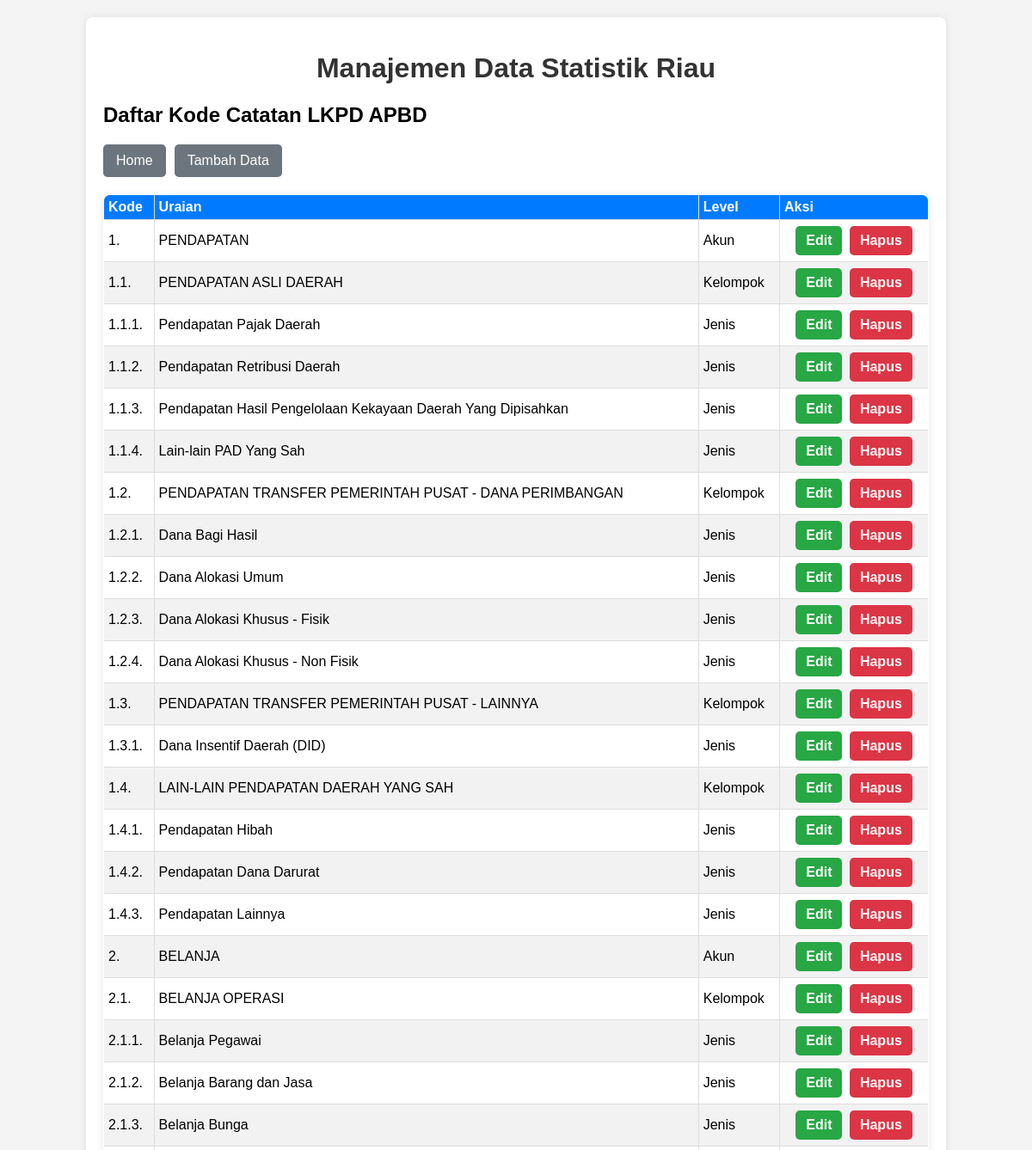
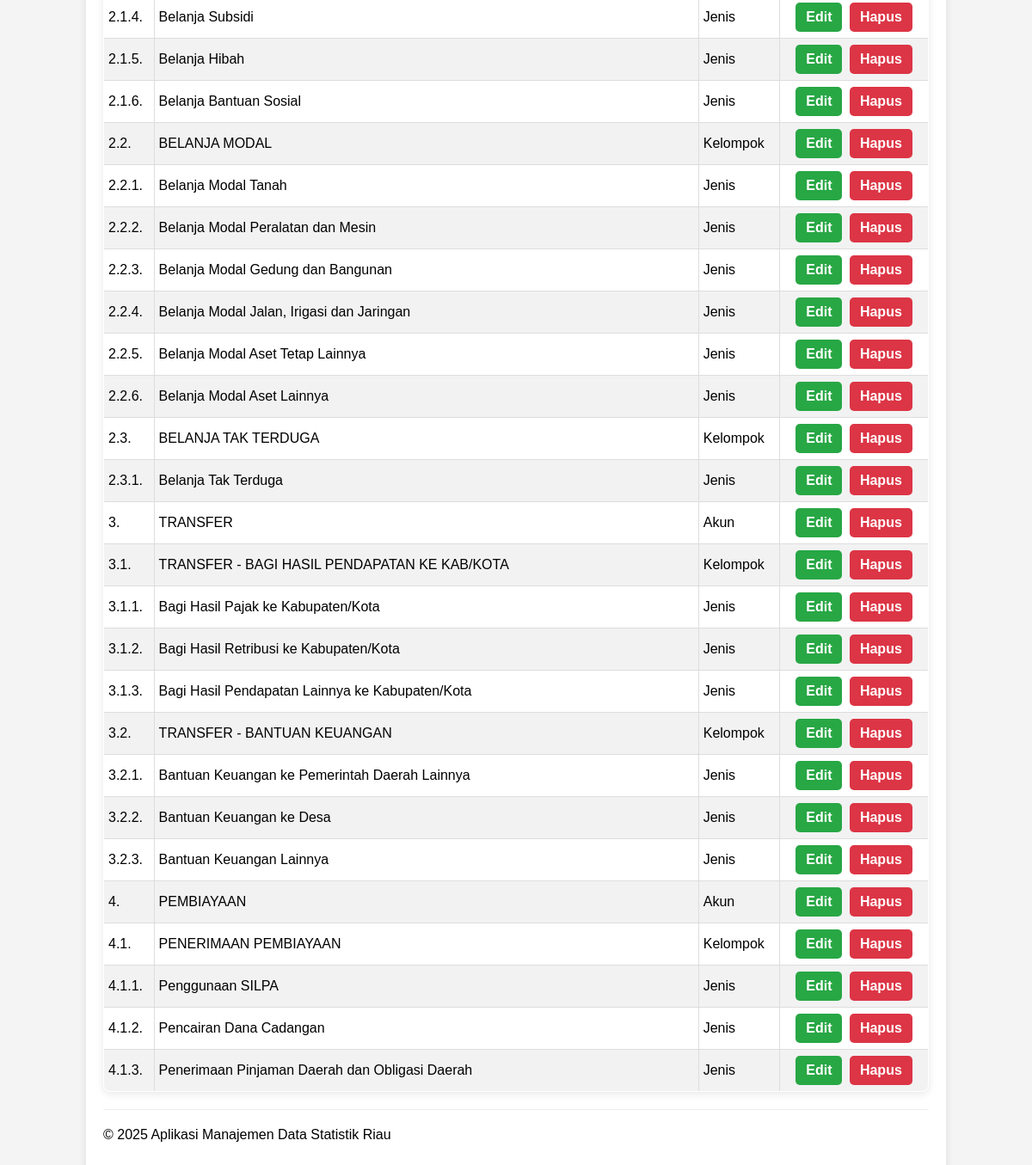
/lkpd-kode-catatan/read.php, run on an earlier commit of the app's database (2 pictures, top to bottom).
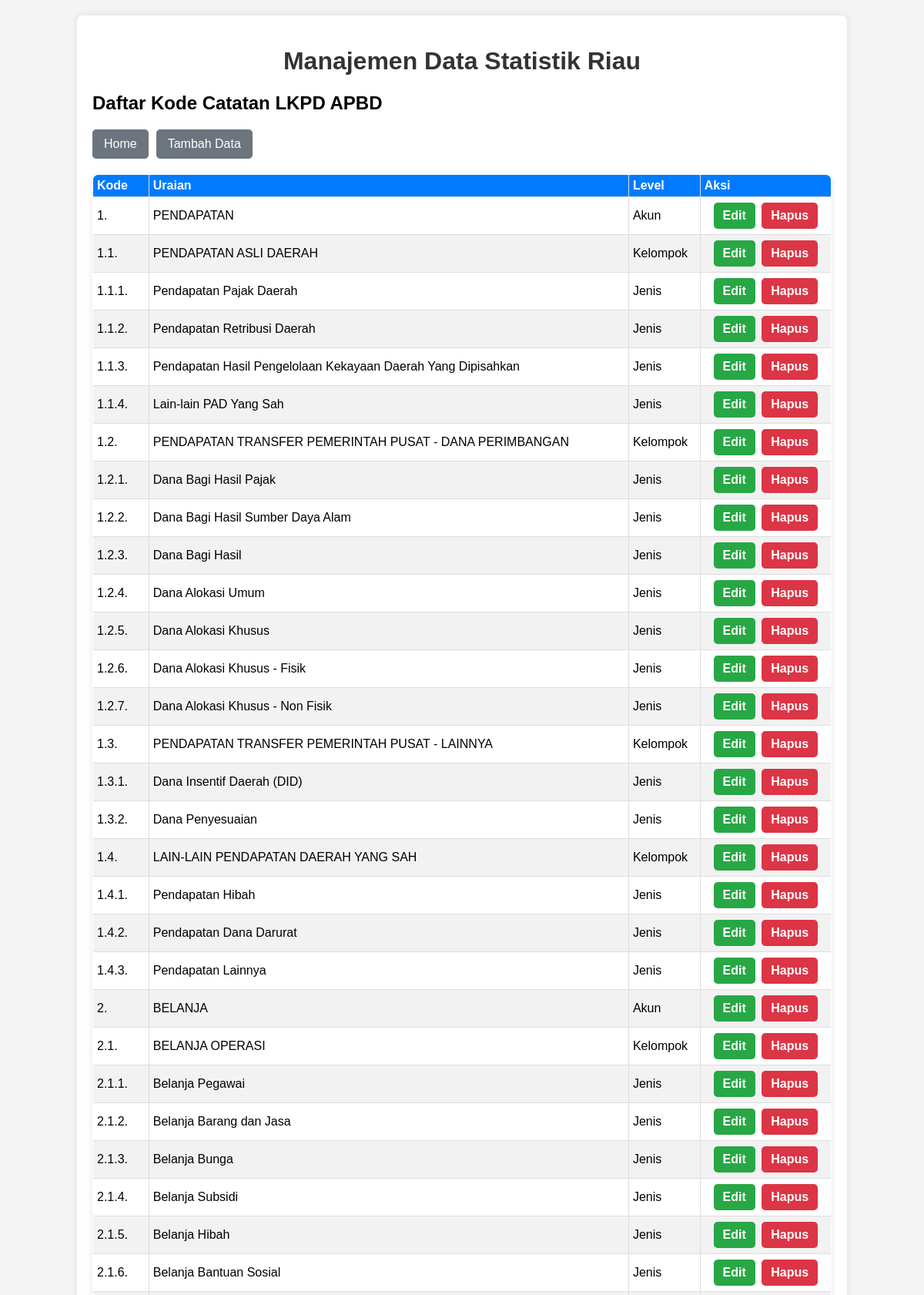
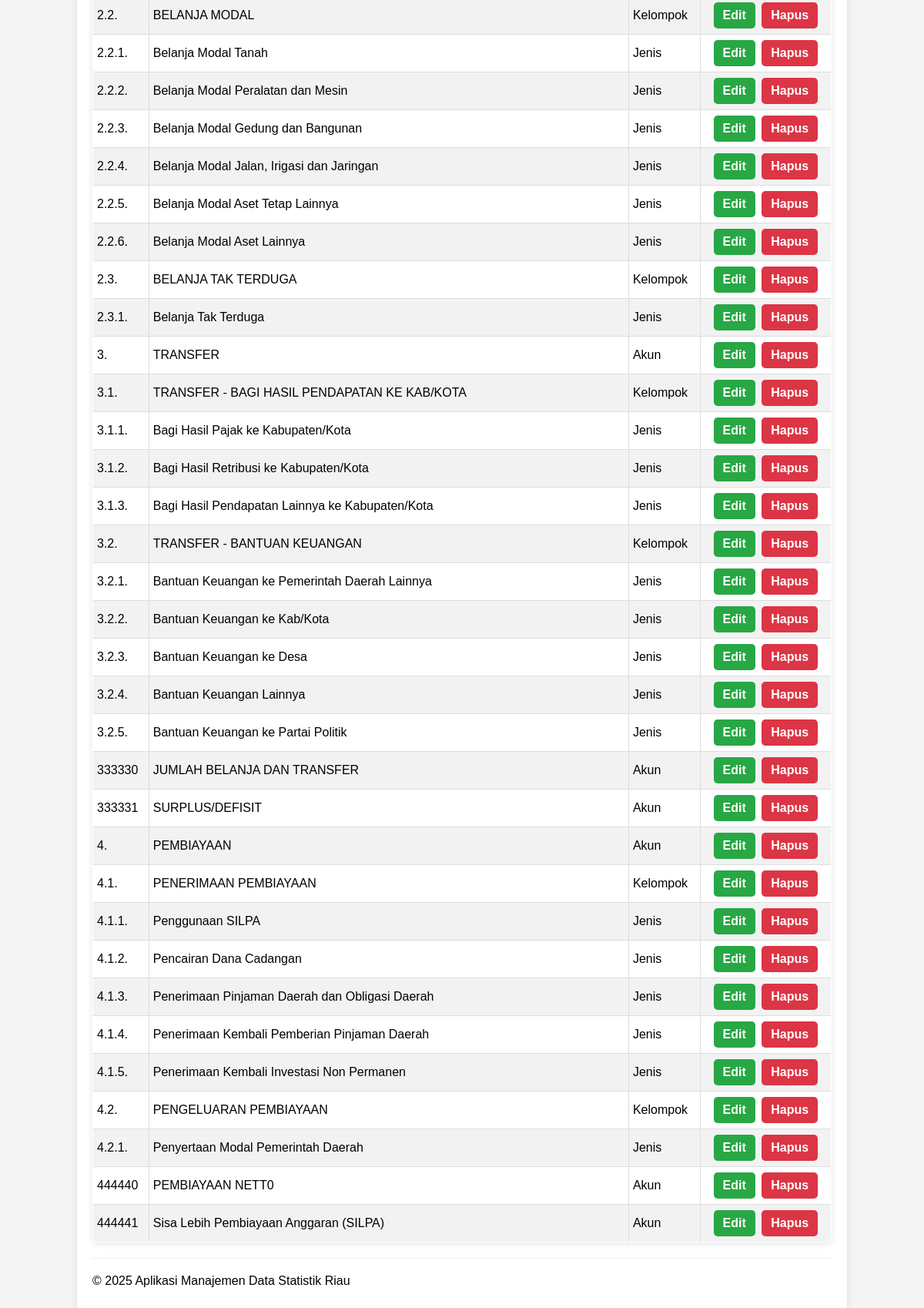
And on a later commit of the database (2 pictures, top to bottom).
### tables this page shows
CREATE TABLE `kode_catatan` (
  `id` int(5) NOT NULL,
  `kode_catatan` varchar(255) DEFAULT NULL,
  `uraian` varchar(1024) DEFAULT NULL,
  `id_kode_level` int(2) DEFAULT NULL
);

CREATE TABLE `kode_level` (
  `id` int(11) NOT NULL,
  `nama_level` varchar(255) DEFAULT NULL,
  `akronim` varchar(255) DEFAULT NULL
);

### lkpd-kode-catatan/read.php (the view, shortened to what this page needs)
<?php
include '../config/database.php';
include '../templates/header.php';
$sql = "SELECT kc.id, kc.kode_catatan, kc.uraian, kl.nama_level
        FROM kode_catatan kc
        INNER JOIN kode_level kl
        ON kc.id_kode_level = kl.id
        ORDER BY kc.kode_catatan ASC";
$result = $conn->query($sql);
?>
<h2>Daftar Kode Catatan LKPD APBD</h2>
<div class="button-group">
    <button><a href="../index.php">Home</a></button>
    <button><a href="create.php">Tambah Data</a></button>
</div>
<?php
if ($result->num_rows > 0):
?>
    <table>
        <thead>
            <tr>
                <th>Kode</th>
                <th>Uraian</th>
                <th>Level</th>
                <th>Aksi</th>
            </tr>
        </thead>
        <tbody>
            <?php
            while ($row = $result->fetch_assoc()):
            ?>
                <tr>
                    <td><?php echo htmlspecialchars($row['kode_catatan']); ?></td>
                    <td><?php echo htmlspecialchars($row['uraian']); ?></td>
                    <td><?php echo htmlspecialchars($row['nama_level']); ?></td>
                    <td class="actions">
                        <a href="update.php?id=<?php echo htmlspecialchars($row['id']); ?>" class="edit">Edit</a>
                        <a href="delete.php?id=<?php echo htmlspecialchars($row['id']); ?>" class="delete" onclick="return confirm('Apakah Anda yakin ingin menghapus data ini?')">Hapus</a>
                    </td>
                </tr>
            <?php endwhile; ?>
        </tbody>
    </table>
<?php else: ?>
    <p>Belum ada data.</p>
<?php endif; ?>
<?php
include '../templates/footer.php';
?>

What changed in the data, as far as the page shows it:
added kode_catatan: kode_catatan "1.2.1.", uraian "Dana Bagi Hasil Pajak", id_kode_level.nama_level "Jenis"
added kode_catatan: kode_catatan "1.2.2.", uraian "Dana Bagi Hasil Sumber Daya Alam", id_kode_level.nama_level "Jenis"
changed kode_catatan "Dana Bagi Hasil": kode_catatan "1.2.1." → "1.2.3."
changed kode_catatan "Dana Alokasi Umum": kode_catatan "1.2.2." → "1.2.4."
added kode_catatan: kode_catatan "1.2.5.", uraian "Dana Alokasi Khusus", id_kode_level.nama_level "Jenis"
changed kode_catatan "Dana Alokasi Khusus - Fisik": kode_catatan "1.2.3." → "1.2.6."
changed kode_catatan "Dana Alokasi Khusus - Non Fisik": kode_catatan "1.2.4." → "1.2.7."
added kode_catatan: kode_catatan "1.3.2.", uraian "Dana Penyesuaian", id_kode_level.nama_level "Jenis"
added kode_catatan: kode_catatan "3.2.2.", uraian "Bantuan Keuangan ke Kab/Kota", id_kode_level.nama_level "Jenis"
changed kode_catatan "Bantuan Keuangan ke Desa": kode_catatan "3.2.2." → "3.2.3."
changed kode_catatan "Bantuan Keuangan Lainnya": kode_catatan "3.2.3." → "3.2.4."
added kode_catatan: kode_catatan "3.2.5.", uraian "Bantuan Keuangan ke Partai Politik", id_kode_level.nama_level "Jenis"
added kode_catatan: kode_catatan "333330", uraian "JUMLAH BELANJA DAN TRANSFER", id_kode_level.nama_level "Akun"
added kode_catatan: kode_catatan "333331", uraian "SURPLUS/DEFISIT", id_kode_level.nama_level "Akun"
added kode_catatan: kode_catatan "4.1.4.", uraian "Penerimaan Kembali Pemberian Pinjaman Daerah", id_kode_level.nama_level "Jenis"
added kode_catatan: kode_catatan "4.1.5.", uraian "Penerimaan Kembali Investasi Non Permanen", id_kode_level.nama_level "Jenis"
added kode_catatan: kode_catatan "4.2.", uraian "PENGELUARAN PEMBIAYAAN", id_kode_level.nama_level "Kelompok"
added kode_catatan: kode_catatan "4.2.1.", uraian "Penyertaan Modal Pemerintah Daerah", id_kode_level.nama_level "Jenis"
added kode_catatan: kode_catatan "444440", uraian "PEMBIAYAAN NETT0", id_kode_level.nama_level "Akun"
added kode_catatan: kode_catatan "444441", uraian "Sisa Lebih Pembiayaan Anggaran (SILPA)", id_kode_level.nama_level "Akun"
